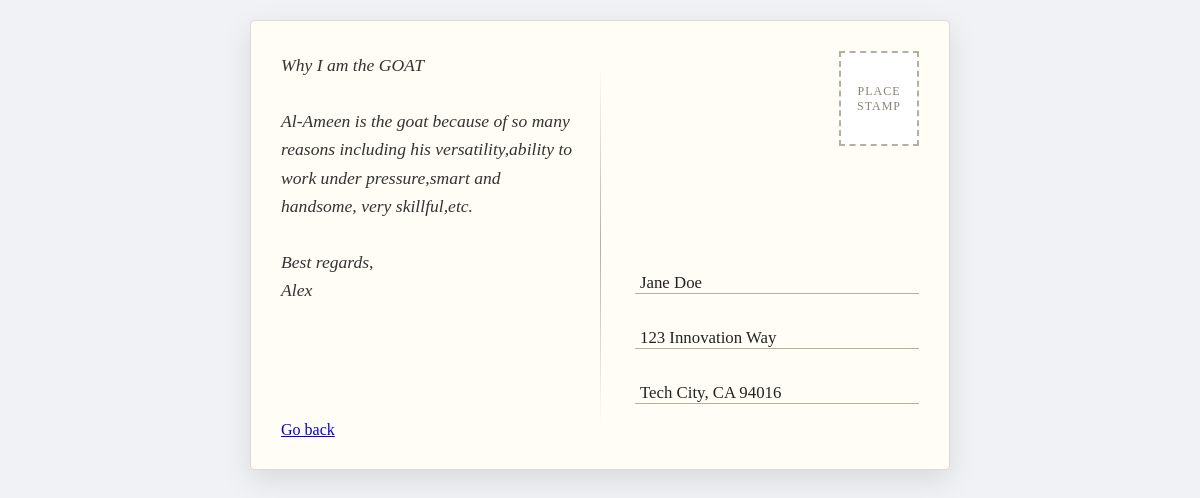
The app's page /post/1/ with its own data.
### projectapp/models.py (models this page shows, shortened)
class Post(models.Model):
    name = models.CharField(max_length=50)
    body = models.TextField()
    is_published = models.BooleanField(default=False)
    date = models.DateTimeField(auto_now_add=True)
    last_edited = models.DateTimeField(auto_now=True)

### projectapp/views.py (the view)
# urls.py: path("post/<str:pk>/", views.post, name="post" ),
def post(request, pk):
    the_post = get_object_or_404(Post, pk = pk)
    context = {"post": the_post}
    return render(request, "post.html", context)

### templates/post.html (shortened to what this page needs)
{%load static%}
<!DOCTYPE html>
<html lang="en">
<head>
    <link rel="stylesheet" href="{% static 'css/output.css' %}" />
</head>
<body>
     <div class="postcard">
        <div class="message-side">
            <div class="message-text">
                <p>{{post.name}}</p>
                <br>
                <p>{{post.body}}</p>
                <br>
                <p>Best regards,<br>Alex</p>
            </div>
             <div>
            <a href="{% url 'posts'  %}">Go back</a>
        </div>
        </div>
        <div class="address-side">
            <div class="stamp-box">
                Place<br>Stamp
            </div>
            <div class="address-lines">
                <div class="line">Jane Doe</div>
                <div class="line">123 Innovation Way</div>
                <div class="line">Tech City, CA 94016</div>
            </div>
        </div>
    </div>
</body>
</html>

### records on screen
Post: name "Why I am the GOAT", body "Al-Ameen is the goat because of so many reasons including his versatility,ability to work under pressure,smart and handsome, very skillful,etc."
